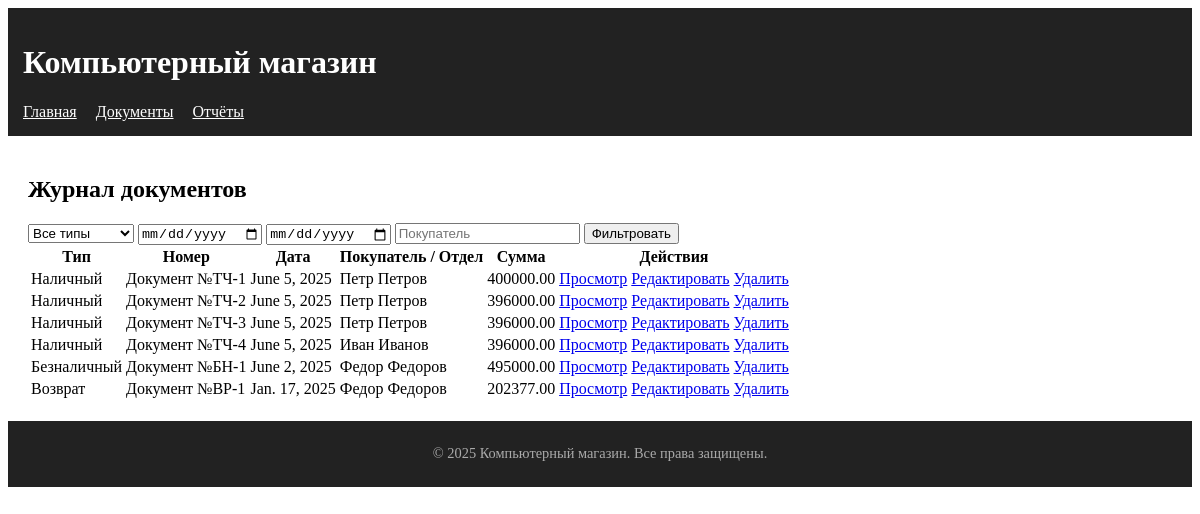
The page /journal/ on the database its author committed.
### store/models.py (models this page shows, shortened)
class SaleDocument(models.Model):
    DOC_TYPES = (
        ('cashless', 'Безналичная продажа'),
        ('cash', 'Наличная продажа'),
        ('return', 'Возврат товара'),
    )
    type = models.CharField(
        max_length=10,
        choices=DOC_TYPES,
        verbose_name="Тип"
    )
    number = models.CharField(
        max_length=20,
        unique=True,
        verbose_name="Номер",
    )
    date = models.DateField(
        default=timezone.now,
        verbose_name="Дата"
    )
    total = models.DecimalField(
        max_digits=12,
        decimal_places=2,
        default=0,
        verbose_name="Сумма"
    )
    created_at = models.DateTimeField(
        auto_now_add=True,
        verbose_name="Дата создания"
    )
    invoice = models.ForeignKey(
        Invoice,
        on_delete=models.PROTECT,
        null=True,
        blank=True,
        verbose_name="Счет",
        related_name='sale_documents'
    )
    cash_register = models.CharField(
        max_length=50,
        blank=True,
        verbose_name="Номер кассы/отдела"
    )
    original_sale = models.ForeignKey(
        'self',
        on_delete=models.CASCADE,
        null=True,
        blank=True,
        verbose_name="Оригинальная продажа",
        related_name='returns'
    )
    reason = models.TextField(
        blank=True,
        verbose_name="Причина возврата"
    )
    customer = models.ForeignKey(
        Customer,
        on_delete=models.PROTECT,
        verbose_name="Покупатель"
    )
    class Meta:
        verbose_name = "Документ продажи"
        verbose_name_plural = "Документы продаж"
        ordering = ['-date', '-id']
        indexes = [
            models.Index(fields=['type', 'date']),
            models.Index(fields=['customer']),
        ]
    invoice = models.OneToOneField(
        Invoice,
        on_delete=models.SET_NULL,
        null=True, blank=True,
        related_name='sale_document'
    )

### store/views.py (the view)
# urls.py: path('journal/', views.DocumentListView.as_view(), name='document_list'),
class DocumentListView(ListView):
    template_name = 'store/documents/document_list.html'
    context_object_name = 'documents'
    paginate_by = 20
    def get_queryset(self):
        qs = SaleDocument.objects.annotate(
            doc_type=Case(
                When(type='cash', then=Value('Наличный')),
                When(type='cashless', then=Value('Безналичный')),
                When(type='return', then=Value('Возврат')),
                default=Value('Неизвестно'),
                output_field=CharField()
            ),
            doc_number=Concat(Value('Документ №'), 'number', output_field=CharField()),
            customer_name=F('customer__name'),
            number_numeric=Cast(Substr('number', 4), IntegerField())
        ).order_by('-date', 'type', 'number_numeric')
        doc_type = self.request.GET.get('type')
        start_date = self.request.GET.get('start_date')
        end_date = self.request.GET.get('end_date')
        customer = self.request.GET.get('customer')
        if doc_type:
            qs = qs.filter(type=doc_type)
        if start_date:
            try:
                qs = qs.filter(date__gte=datetime.strptime(start_date, '%Y-%m-%d'))
            except ValueError:
                pass
        if end_date:
            try:
                qs = qs.filter(date__lte=datetime.strptime(end_date, '%Y-%m-%d'))
            except ValueError:
                pass
        if customer:
            qs = qs.filter(customer__name__icontains=customer)
        combined = list(qs.values(
            'id', 'date', 'doc_type', 'doc_number', 'number_numeric', 'total', 'customer_name'
        ))
        return combined

### store/templates/store/documents/document_list.html (shortened to what this page needs)
{% extends 'store/base.html' %}
{% block content %}
<h2>Журнал документов</h2>
<form method="get" class="form-inline mb-3">
  <select name="type" class="form-control mr-2">
    <option value="">Все типы</option>
  </select>
  <input type="date" name="start_date" class="form-control mr-2">
  <input type="date" name="end_date" class="form-control mr-2">
  <input type="text" name="customer" placeholder="Покупатель" class="form-control mr-2">
  <button type="submit" class="btn btn-primary">Фильтровать</button>
</form>
<table class="table table-bordered">
  <thead>
    <tr>
      <th>Тип</th>
      <th>Номер</th>
      <th>Дата</th>
      <th>Покупатель / Отдел</th>
      <th>Сумма</th>
      <th>Действия</th>
    </tr>
  </thead>
  <tbody>
    {% for document in documents %}
    <tr>
      <td>{{ document.doc_type }}</td>
      <td>{{ document.doc_number }}</td>
      <td>{{ document.date }}</td>
      <td>{{ document.customer_name }}</td>
      <td>{{ document.total }}</td>
      <td>
        <a href="{% url 'detail' document.id %}" class="btn btn-info btn-sm">Просмотр</a>
        <a href="{% url 'edit' document.id %}" class="btn btn-warning btn-sm">Редактировать</a>
        <a href="{% url 'delete' document.id %}" class="btn btn-danger btn-sm">Удалить</a>
      </td>
    </tr>
    {% endfor %}
  </tbody>
</table>
{% endblock %}

### store/templates/store/base.html (shortened to what this page needs)
{% load static %}
<!DOCTYPE html>
<html lang="ru">
<head>
    <link rel="stylesheet" href="{% static 'store/css/style.css' %}">
</head>
<body>
    <header style="background-color:#222; color:#fff; padding:15px;">
        <h1>Компьютерный магазин</h1>
        <nav>
            <a href="/" style="color:#fff; margin-right:15px;">Главная</a>
            <a href="{% url 'document_list' %}" style="color:#fff; margin-right:15px;">Документы</a>
            <a href="{% url 'sales_report' %}" style="color:#fff;">Отчёты</a>
        </nav>
    </header>
    <main style="padding:20px;">
        {% block content %}{% endblock %}
    </main>
    <footer style="background:#222; color:#aaa; padding:10px; text-align:center; font-size:0.9em;">
        <p>© 2025 Компьютерный магазин. Все права защищены.</p>
    </footer>
</body>
</html>

### rows shown on the page
SaleDocument: doc_type "Наличный", doc_number "Документ №ТЧ-1", date "June 5, 2025", customer_name "Петр Петров", total "400000.00"
SaleDocument: doc_type "Наличный", doc_number "Документ №ТЧ-2", date "June 5, 2025", customer_name "Петр Петров", total "396000.00"
SaleDocument: doc_type "Наличный", doc_number "Документ №ТЧ-3", date "June 5, 2025", customer_name "Петр Петров", total "396000.00"
SaleDocument: doc_type "Наличный", doc_number "Документ №ТЧ-4", date "June 5, 2025", customer_name "Иван Иванов", total "396000.00"
SaleDocument: doc_type "Безналичный", doc_number "Документ №БН-1", date "June 2, 2025", customer_name "Федор Федоров", total "495000.00"
SaleDocument: doc_type "Возврат", doc_number "Документ №ВР-1", date "Jan. 17, 2025", customer_name "Федор Федоров", total "202377.00"
